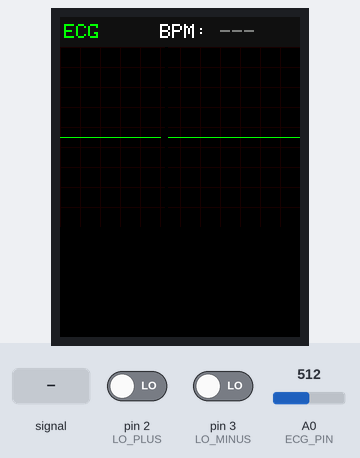
Bench run of a sketch on a simulated Arduino Uno, built with avr-gcc and run on an emulated ATmega328P. On the bench: 240×320 colour display. The inputs (shaded band) are chosen by the test bench; at power-on: pin 2 (LO_PLUS) LOW, A0 (ECG_PIN) = 512, pin 3 (LO_MINUS) LOW. What the sketch prints to the serial monitor is not drawn.

Above: at 1.9 s.
2.0 s: A0 (ECG_PIN) fed a 200 Hz sine of ±255 counts around its level
At 2.45 s:
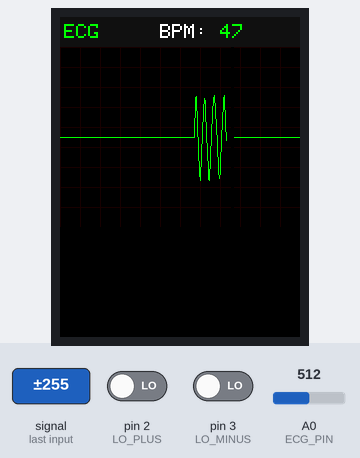
4.7 s: pin 2 (LO_PLUS) driven HIGH
At 4.87 s:
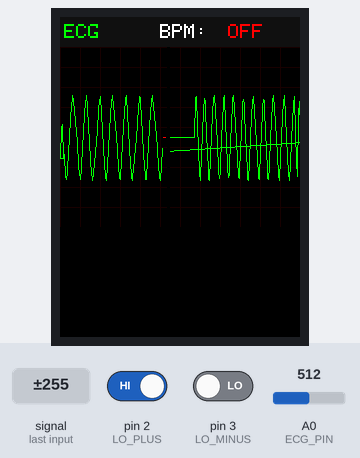
7.1 s: pin 2 (LO_PLUS) driven LOW
At 7.29 s:
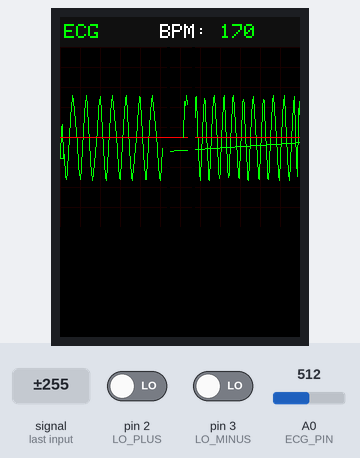
9.5 s: A0 (ECG_PIN) set to 900
At 9.71 s:
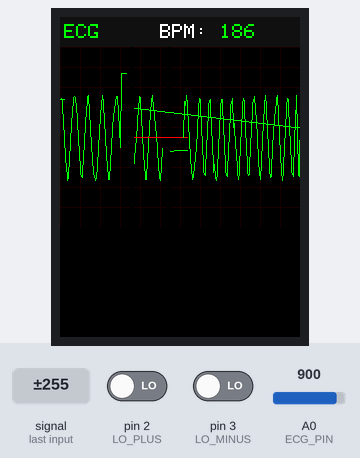
11.0 s: pin 3 (LO_MINUS) driven HIGH
At 11.56 s:
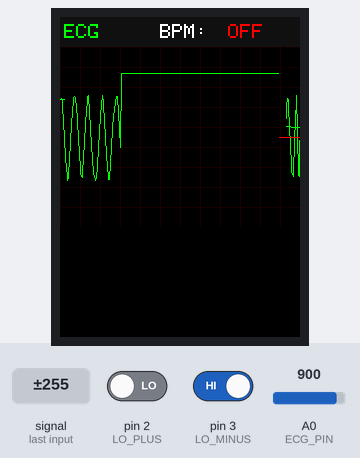
12.8 s: pin 3 (LO_MINUS) driven LOW
At 14.06 s:
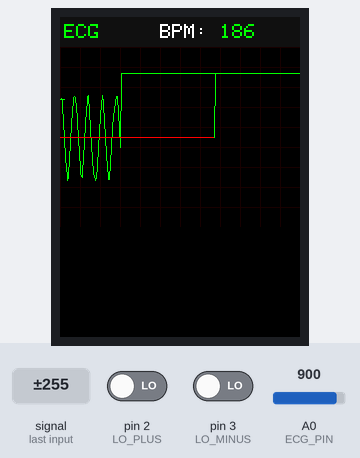
Timing chart, 0 to 15.4 s (numbered marks = the images above; inputs shaded):
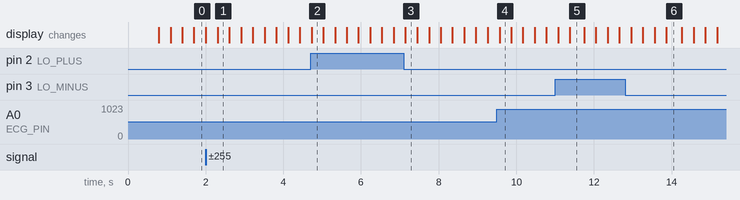

Measured:
- after the input at 2.0 s, the display: first differs from a run without the input after 0.31 s (image 1)
- after the input at 4.7 s, the display: changes at once (image 2)
- after the input at 7.1 s, the display: changes after 0.05 s (image 3)

The sketch:

CodeForECG.ino
```cpp
#include <Adafruit_GFX.h>
#include <Adafruit_ILI9341.h>
#include <SPI.h>

#define TFT_CS   10
#define TFT_DC    9
#define TFT_RST   8

Adafruit_ILI9341 tft = Adafruit_ILI9341(TFT_CS, TFT_DC, TFT_RST);

#define ECG_PIN  A0
#define LO_PLUS   2
#define LO_MINUS  3

#define SCREEN_W  320
#define SCREEN_H  240

#define PLOT_X     0
#define PLOT_Y    30
#define PLOT_W   320
#define PLOT_H   180
#define BASELINE (PLOT_Y + PLOT_H / 2)

#define GRID_COLOR    0x1800
#define GRID_SPACING  20

#define COLOR_BG      ILI9341_BLACK
#define COLOR_WAVE    0x07E0
#define COLOR_HEADER  0x1082
#define COLOR_TEXT    ILI9341_WHITE
#define COLOR_ALERT   ILI9341_RED

#define R_THRESHOLD  420
#define MIN_RR_MS    300

int  xPos         = PLOT_X;
int  prevY        = BASELINE;
int  bpm          = 0;
bool leadOff      = false;

unsigned long lastPeakTime  = 0;
unsigned long lastBpmUpdate = 0;
int            peakCount    = 0;
unsigned long peakTimes[8];
int            peakIndex    = 0;
bool           prevAbove    = false;

int getBpm() {
  if (peakCount < 2) return 0;

  int useCount = min(peakCount - 1, 4);
  unsigned long totalRR = 0;

  for (int j = 1; j <= useCount; j++) {
    int idx1 = (peakIndex - j + 8) % 8;
    int idx2 = (peakIndex - j - 1 + 8) % 8;
    totalRR += peakTimes[idx1] - peakTimes[idx2];
  }

  int calcBpm = (int)(60000.0 / (totalRR / (float)useCount));
  return constrain(calcBpm, 30, 220);
}

void drawGrid() {
  tft.fillRect(PLOT_X, PLOT_Y, PLOT_W, PLOT_H, COLOR_BG);

  for (int x = PLOT_X; x < PLOT_X + PLOT_W; x += GRID_SPACING) {
    tft.drawFastVLine(x, PLOT_Y, PLOT_H, GRID_COLOR);
  }
  for (int y = PLOT_Y; y < PLOT_Y + PLOT_H; y += GRID_SPACING) {
    tft.drawFastHLine(PLOT_X, y, PLOT_W, GRID_COLOR);
  }
  tft.drawFastHLine(PLOT_X, BASELINE, PLOT_W, 0x3186);
}

void drawHeader() {
  tft.fillRect(0, 0, SCREEN_W, PLOT_Y, COLOR_HEADER);

  tft.setTextColor(COLOR_WAVE);
  tft.setTextSize(2);
  tft.setCursor(4, 7);
  tft.print("ECG");

  updateBpmDisplay();
}

void updateBpmDisplay() {
  tft.fillRect(160, 0, 160, PLOT_Y, COLOR_HEADER);

  tft.setTextSize(2);
  if (leadOff) {
    tft.setTextColor(COLOR_ALERT);
    tft.setCursor(168, 7);
    tft.print("OFF");
  } else {
    tft.setTextColor(COLOR_TEXT);
    tft.setCursor(100, 7);
    tft.print("BPM: ");
    bpm = getBpm();
    if (bpm > 0) {
      tft.setTextColor(COLOR_WAVE);
      tft.print(bpm);
    } else {
      tft.setTextColor(0x7BEF);
      tft.print("---");
    }
  }
}

void eraseAhead(int x) {
  int eraseX = (x + 4) % PLOT_W;
  tft.fillRect(PLOT_X + eraseX, PLOT_Y, 4, PLOT_H, COLOR_BG);
  for (int gx = PLOT_X + eraseX; gx < PLOT_X + eraseX + 4; gx++) {
    if ((gx % GRID_SPACING) == 0)
      tft.drawFastVLine(gx, PLOT_Y, PLOT_H, GRID_COLOR);
  }
  for (int gy = PLOT_Y; gy < PLOT_Y + PLOT_H; gy += GRID_SPACING) {
    tft.drawPixel(PLOT_X + eraseX, gy, GRID_COLOR);
  }
}

int adcToY(int adcVal) {
  int y = map(adcVal, 0, 1023, PLOT_Y + PLOT_H - 5, PLOT_Y + 5);
  return constrain(y, PLOT_Y + 2, PLOT_Y + PLOT_H - 2);
}

void detectPeak(int adcVal) {
  bool above = (adcVal > R_THRESHOLD);

  if (above && !prevAbove) {
    unsigned long now = millis();
    if (now - lastPeakTime > MIN_RR_MS) {
      peakTimes[peakIndex % 8] = now;
      peakIndex++;
      peakCount = peakIndex;
      lastPeakTime = now;
    }
  }
  prevAbove = above;
}

void setup() {
  Serial.begin(115200);

  pinMode(LO_PLUS,  INPUT);
  pinMode(LO_MINUS, INPUT);

  tft.begin();
  tft.setRotation(2);
  tft.fillScreen(COLOR_BG);

  drawGrid();
  drawHeader();

  delay(500);
}

void loop() {
  bool newLeadOff = (digitalRead(LO_PLUS) == HIGH || digitalRead(LO_MINUS) == HIGH);

  if (newLeadOff != leadOff) {
    leadOff = newLeadOff;
    updateBpmDisplay();
  }

  if (leadOff) {
    int y = BASELINE;
    tft.drawPixel(PLOT_X + xPos, y, COLOR_ALERT);
    Serial.println(0);
  } else {
    int adcVal = analogRead(ECG_PIN);

    Serial.println(adcVal);

    detectPeak(adcVal);

    int curY = adcToY(adcVal);

    eraseAhead(xPos);

    tft.drawLine(
      PLOT_X + ((xPos == 0 ? PLOT_W - 1 : xPos - 1)), prevY,
      PLOT_X + xPos, curY,
      COLOR_WAVE
    );

    prevY = curY;
  }

  xPos++;
  if (xPos >= PLOT_W) {
    xPos = 0;
    prevY = BASELINE;
  }

  updateBpmDisplay();

  delay(4);
}
```
